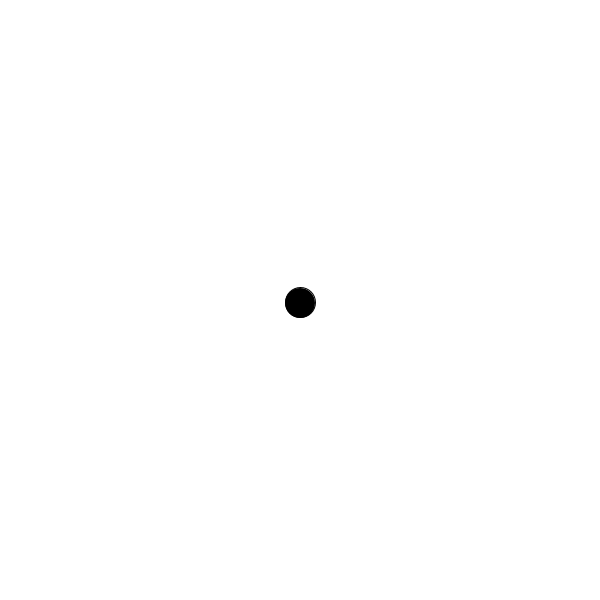
Frame 1 (no input)
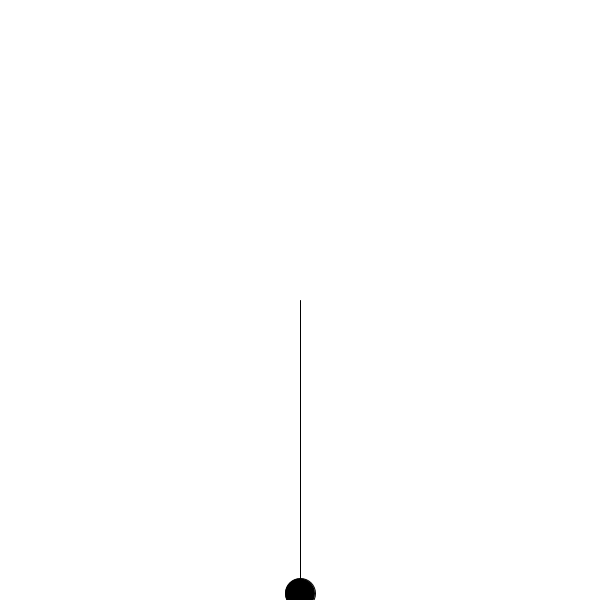
Frame 60 (the mouse pressed at the canvas centre just before this capture)
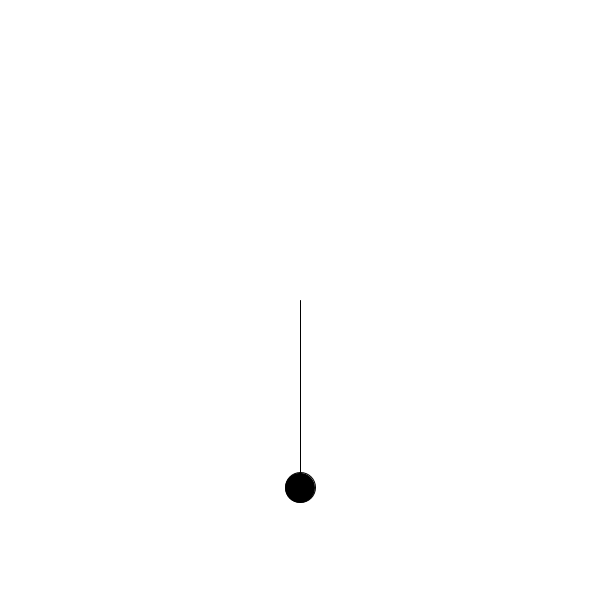
Frame 120 (the mouse held since frame 60 and released just before this capture)

The Processing sketch that drew these frames (run headless with seeded random() and noise(); from frame 60 on, the mouse is pressed at the canvas centre):

// Processing sketch: amplitude
// ── amplitude.pde
float amplitude;
float angle = 0.01;
float acc = 0;

void setup() {
  size(600, 600);
  
  amplitude = height / 2;
}

void draw() {
  background(255);
  
  float y = amplitude * sin(angle);
  
  translate(width / 2, height / 2);
  fill(0);
  line(0,0, 0, y);
  ellipse(0, y, 30, 30);
  
  acc += 0.001;
  acc = constrain(acc, 0, 0.1);
  
  angle += acc;
}
